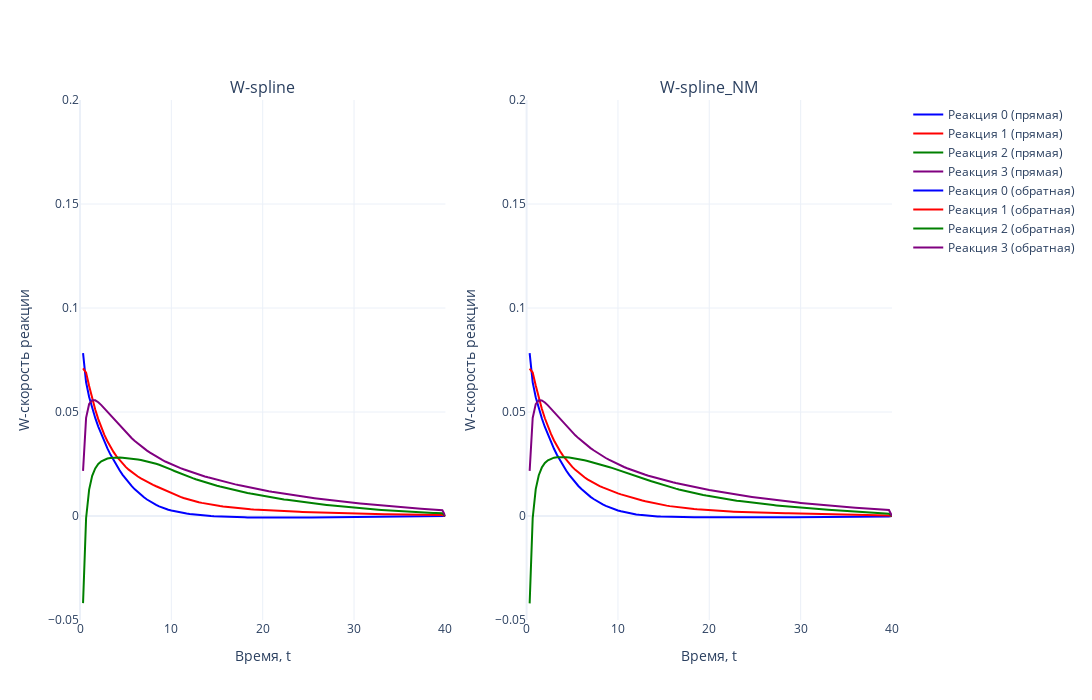

Notebook code for this chart:
### Markdown cell above
W-скорости реакций предсказываются отрицательными. Они не должны быть отрицательными

### Code cell
colors = ['blue', 'red', 'green', 'purple']

# Создаем два подграфика (2 столбца, 1 строка)
fig = make_subplots(rows=1, cols=2, subplot_titles=['W-spline', 'W-spline_NM'])

# Первый график (прямая задача)
for i in range(N_REACTION):  
    fig.add_trace(go.Scatter(
        x=tsteps, 
        y=W_g_spline[i, :], 
        mode='lines', 
        name=f'Реакция {i} (прямая)',
        line=dict(color=colors[i % len(colors)])  # Применяем цвета циклично
    ), row=1, col=1)

# Второй график (обратная задача)
for i in range(N_REACTION):  
    fig.add_trace(go.Scatter(
        x=tsteps, 
        y=W_g_spline_NM[i, :], 
        mode='lines', 
        name=f'Реакция {i} (обратная)',
        line=dict(color=colors[i % len(colors)])  # Применяем цвета циклично
    ), row=1, col=2)

# Настройки общего макета
fig.update_layout(
    template='plotly_white',
    width=1400,  # Общая ширина холста
    height=700,  # Высота холста
    showlegend=True
)

# Ограничение оси Y
fig.update_yaxes(range=[-0.05, 0.2], title_text='W-скорость реакции', row=1, col=1)
fig.update_yaxes(range=[-0.05, 0.2], title_text='W-скорость реакции', row=1, col=2)

# Подписи оси X
fig.update_xaxes(title_text='Время, t', row=1, col=1)
fig.update_xaxes(title_text='Время, t', row=1, col=2)

# Отображение графика
fig.show()
